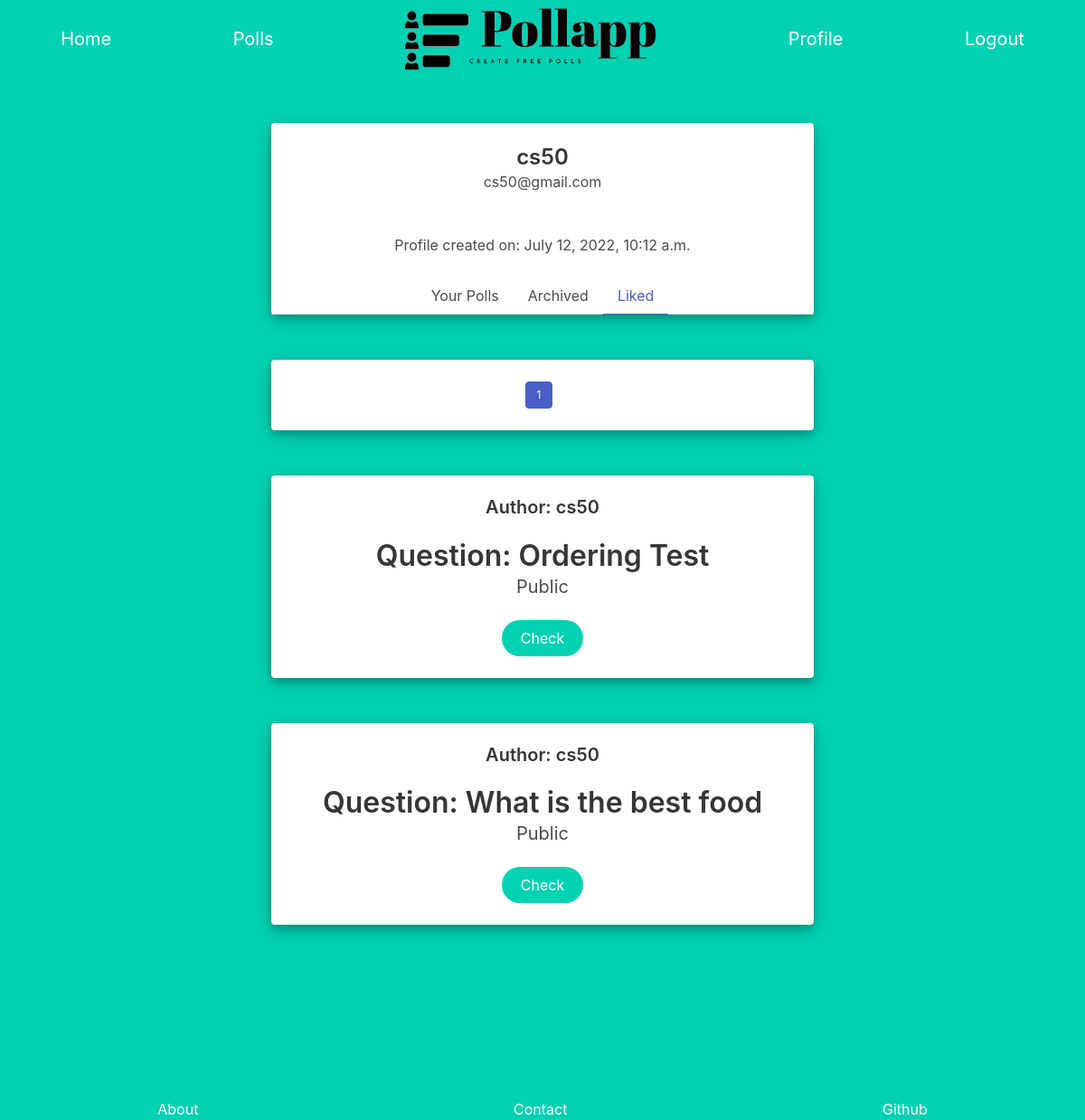
Before: /profile/liked/1 (signed in) with the older database file.
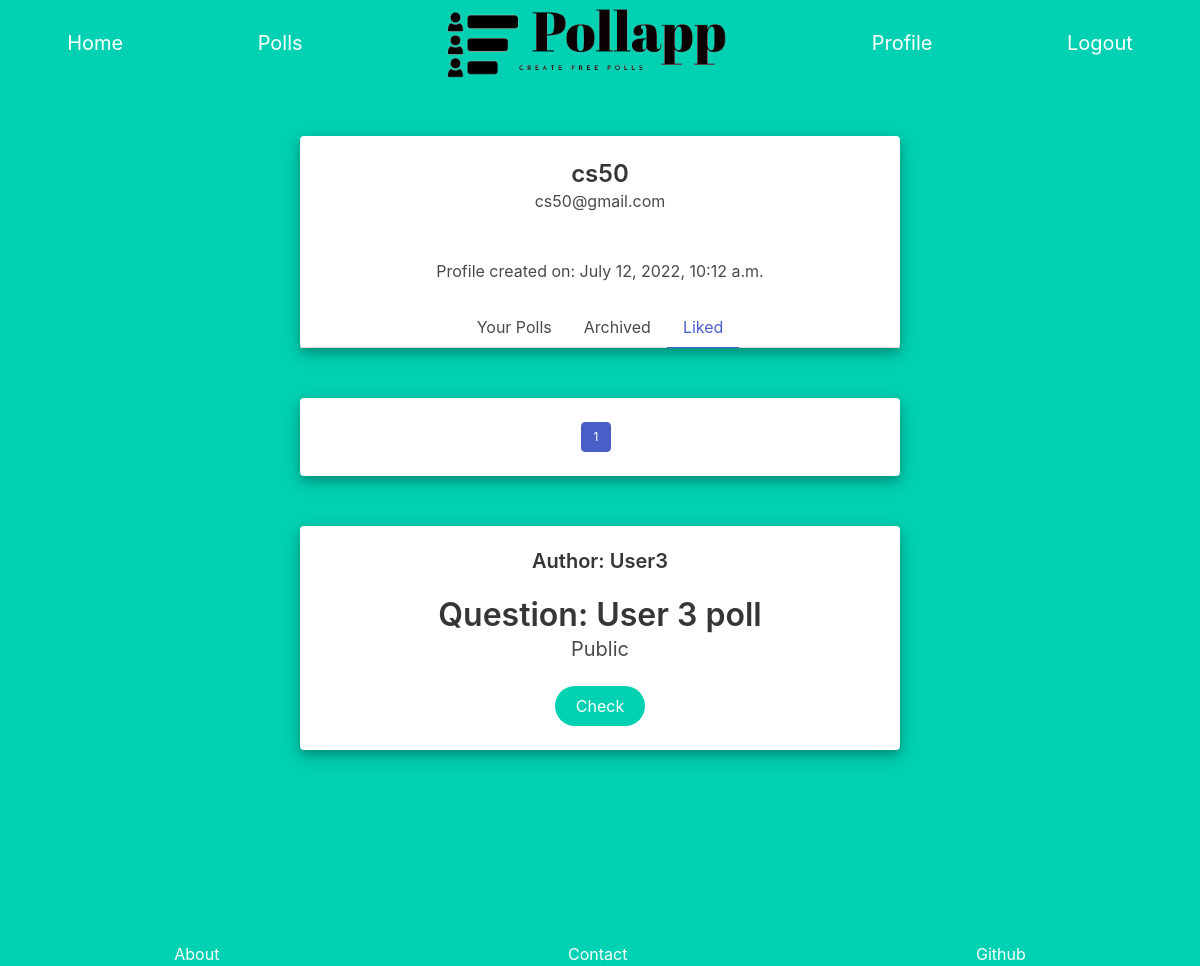
After: the same page with the newer database file.
### Pollapp/models.py (models this page shows, shortened)
class Poll(models.Model):
    user = models.ForeignKey(User, on_delete=models.CASCADE)
    url = models.CharField(max_length=24)
    poll_question = models.CharField(max_length=64)
    options = models.ManyToManyField(Option, symmetrical=False, blank=True , related_name="options")
    votes = models.ManyToManyField(Votes, symmetrical=False, blank=True, related_name="votes")
    likes = models.ManyToManyField(User, symmetrical=False, blank=True, related_name="likes")
    private = models.BooleanField()
    active = models.BooleanField(default=True)

class User(AbstractUser):
    def __str__(self):
        return f"{self.username}"

### Pollapp/views.py (the view)
# urls.py: path("profile/<str:category>/<str:page_num>", views.profile , name="profile"),
@login_required(redirect_field_name='login')
def profile(request, category, page_num):
    if category == 'archived':
        user_polls = Poll.objects.filter(user=request.user, active=False).order_by("-id")
    elif category == 'liked':
        user_polls = Poll.objects.filter(active=True).order_by("-id")
        liked = []
        for u_poll in user_polls:
            if request.user in u_poll.likes.all():
                liked.append(u_poll)
        user_polls=liked
    elif category=='active':
        user_polls = Poll.objects.filter(user=request.user, active=True).order_by("-id")
    else:
        return render(request, "Pollapp/error_page.html" , {
            "message" : "Wrong url",
        })
    user_polls_info = pagination(user_polls, int(page_num))
    if int(page_num) >= 3:
        has_first = True
    else:
        has_first = False
    if int(page_num) <= user_polls_info["number_of_pages"]-2:
        has_last = True
    else:
        has_last = False
    return render(request, "Pollapp/profile.html", {
        "current_page_number": int(page_num),
        "polls" : user_polls_info["contents"],
        "number_of_pages": user_polls_info["number_of_pages"],
        "has_next": user_polls_info["has_next"],
        "next":int(page_num)+1,
        "has_previous": user_polls_info["has_previous"],
        "previous":int(page_num)-1,
        "has_first":has_first,
        "has_last": has_last,
        "category": category,
    })

### Pollapp/views.py (called while the page is built)
def pagination(pag_objects, page_num):
    page_view = Paginator(pag_objects,5)
    page_info = {
        "contents": page_view.page(page_num).object_list,
        "number_of_pages": page_view.num_pages,
        "has_next": page_view.page(page_num).has_next(),
        "has_previous": page_view.page(page_num).has_previous(),
    }
    return page_info

### Pollapp/templates/Pollapp/profile.html (shortened to what this page needs)
{% extends "Pollapp/layout.html" %}
{% block body %}
<div id="user_profile" class="card">
    <div style="min-width:100%;" class="card-content">
      <div style="min-width:100%;" class="media">
        <div style="min-width:100%;" class="media-content">
          <p class="title is-4">{{user.username}}</p>
          <p class="subtitle is-6">{{user.email}}</p>
        </div>
      </div>
        <br>
        <time datetime="2016-1-1">Profile created on: {{user.date_joined}}</time>
      </div>
      <div class="tabs is-centered">
        <ul>
          {% if category == "active"%}
            <li class="is-active"><a>Your Polls</a></li>
          {% else %}
            <li><a href="{% url 'profile' 'active' '1' %}">Your Polls</a></li>
          {% endif %}
          {% if category == "archived"%}
            <li class="is-active"><a>Archived</a></li>
          {% else %}
            <li><a href="{% url 'profile' 'archived' '1' %}">Archived</a></li>
          {% endif %}
          {% if category == "liked"%}
            <li class="is-active"><a>Liked</a></li>
          {% else %}
            <li><a href="{% url 'profile' 'liked' '1' %}">Liked</a></li>
          {% endif %}
        </ul>
      </div>
    </div>
  <div class="card poll">
    <div class="card-content">
      <div class="media">
        <div class="media-content">
          <nav style="width: 100%; height: 100%;"class="pagination is-small is-centered" role="navigation" aria-label="pagination">
            <ul class="pagination-list">
              <li><a class="pagination-link is-current" aria-label="Page {{current_page_number}}" aria-current="page">{{current_page_number}}</a></li>
            </ul>
          </nav>
        </div>
      </div>
    </div>
  </div>
  {% for poll in polls %}
    <div class="card poll">
      <div class="card-content">
        <div class="media">
          <div class="media-content">
            <p class="title is-5">Author: {{poll.user}}</p>
              <p class="title is-3">Question: {{poll.poll_question}}</p>
              {% if poll.private %}
                <h5 class="subtitle is-5">Private</h5>
              {% else %}
                <h5 class="subtitle is-5">Public</h5>
              {% endif %}
              <form action="{% url 'poll_page' poll.url %}" >
                <button class="button is-primary is-rounded" type="submit">Check</button>
              </form>
            </div>
          </div>
        </div>
      </div>
  {% endfor %}
{% endblock%}

Changed rows visible on the page:
no longer on this page (row edited): Poll: user "cs50", poll_question "Ordering Test", private "Public"
no longer on this page (row unchanged): Poll: user "cs50", poll_question "What is the best food", private "Public"
added Poll: user "User3", poll_question "User 3 poll", private "Public"
